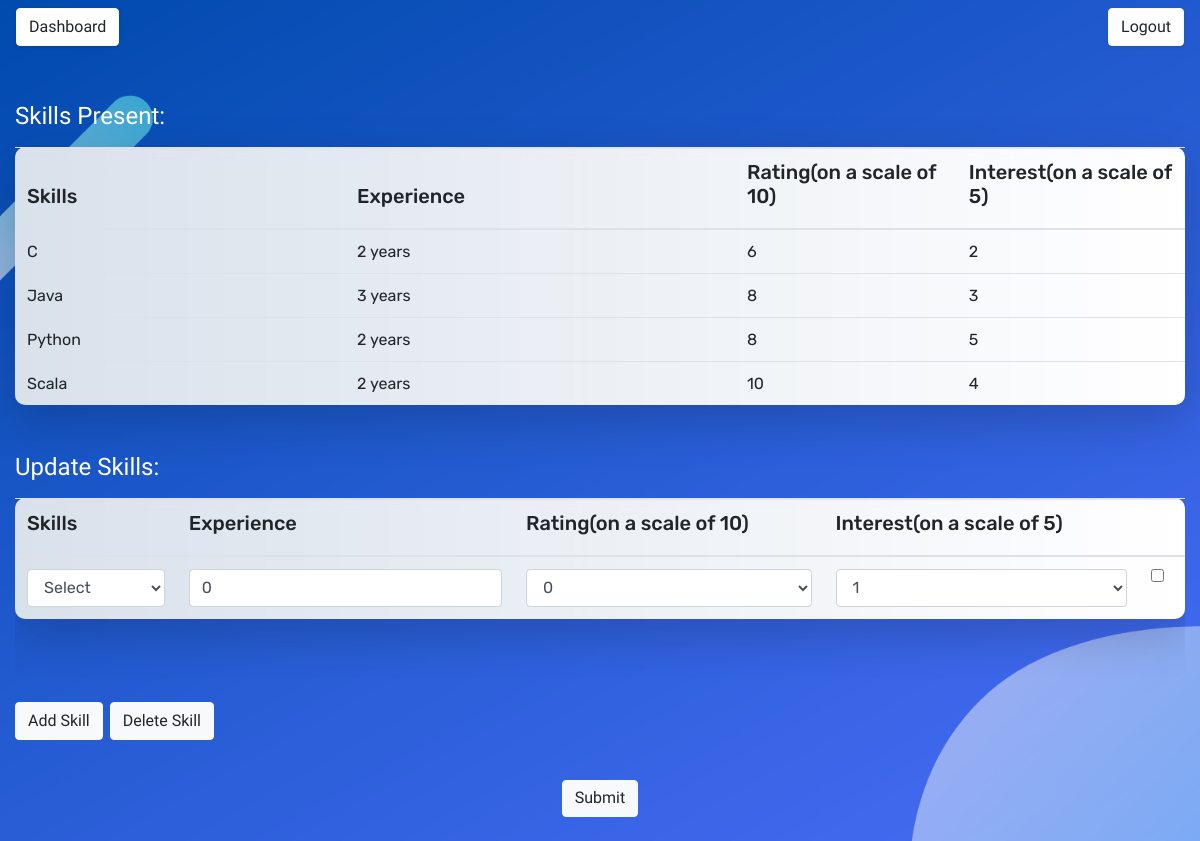
/update_skill (signed in), run on the app's committed database.
### app/models.py (models this page shows, shortened)
class Skills(db.Model):
    skill_id = db.Column(db.Integer, primary_key=True, autoincrement=True)
    employee_id = db.Column(db.String(24), db.ForeignKey('users.id'))
    skill = db.Column(db.String(24), index=True)
    skill_exp = db.Column(db.Integer, index=True)
    emp_rating = db.Column(db.Integer, index=True)
    manager_rating = db.Column(db.Integer, index=True)
    skill_interest = db.Column(db.Integer, index=True)
    timestamp = db.Column(db.DateTime, nullable=False, default=datetime.utcnow)
    def __repr__(self):
        return '<skill_id : {}><Employee ID : {}><skill : {}><exp : {}><emp_rating : {}><manager_rating : {} ' \
               '<timestamp : {}>'.format(self.skill_id, self.employee_id, self.skill, self.skill_exp, self.emp_rating,
                                         self.manager_rating, self.timestamp)

### app/routes.py (the view, shortened to what this page needs)
@app.route('/update_skill', methods=['GET', 'POST'])
def update_skill():
    x = db.session.query(db.func.max(Skills.skill_id)).group_by(Skills.skill, Skills.employee_id).filter(
        Skills.employee_id == current_user.id).all()
    sk = LookupTable.query.filter_by(field="skill").all()
    print(x)
    print(sk)
    skills = []
    for i in x:
        skills.append(Skills.query.filter_by(skill_id=i[0]).first())
    print(skills)
    if not current_user.is_authenticated:
        return redirect(url_for('login'))
    return render_template('update_skill.html', title='Update Skill', skills=skills, len=len(skills), s=sk)

### app/models.py (called while the page is built)
@login.user_loader
def load_user(id):
    return Users.query.get(id)

    def __repr__(self):
        return '<value : {}><field : {}>'.format(self.value, self.field)

### app/templates/update_skill.html (shortened to what this page needs)
{% extends "base.html" %}
{% block content %}
    <form action="" method="post" id="form" class="container-fluid">
        <label id="1" for="skillsTable"><h4>Skills Present:</h4></label>
        <table id="skillsTable" class="table table-hover shadow-lg p-4 mb-4 bg-white">
            <thead>
                <tr>
                  <th scope="col" style="width: 330px;"><h5>Skills</h5></th>
                  <th scope="col" style="width: 390px;"><h5>Experience</h5></th>
                  <th scope="col"><h5>Rating(on a scale of 10)</h5></th>
                  <th scope="col"><h5>Interest(on a scale of 5)</h5></th>
                </tr>
            </thead>
            <tbody>
            {% for i in range(0,len) %}
                <tr>
                    <td>
                        {{skills[i].skill}}
                    </td>
                    <td>
                        {% if skills[i].skill_exp == 1 %}
                        {{skills[i].skill_exp}} year
                        {% else %}
                        {{skills[i].skill_exp}} years
                        {% endif %}
                    </td>
                    <td>
                        {{skills[i].emp_rating}}
                    </td>
                    <td>
                        {{skills[i].skill_interest}}
                    </td>
                </tr>
            {% endfor %}
            </tbody>
        </table>
        <br>
        <label for="dataTable"><h4>Update Skills:</h4></label>
        <div style="height:180px;overflow:auto;">
            <table id="dataTable" class="table table-hover shadow-lg p-4 mb-4 bg-white">
            <thead>
                <tr>
                  <th scope="col"><h5>Skills</h5></th>
                  <th scope="col"><h5>Experience</h5></th>
                  <th scope="col"><h5>Rating(on a scale of 10)</h5></th>
                  <th scope="col"><h5>Interest(on a scale of 5)</h5></th>
                    <th scope="col"></th>
                </tr>
            </thead>
            <tbody>
                <tr>
                    <td>
                        <select class='form-control' id="skills" name="skills1">
                            <option value="Select" selected disabled>Select</option>
                        </select>
                    </td>
                    <td>
                        <input type="text" class="form-control" id="experience" name="experience1" value="0" required>
                    </td>
                    <td>
                        <select class="select form-control"  id="rating" name="rating1">
                            <option value="0" selected>0</option>
                        </select>
                    </td>
                    <td>
                        <select class="select form-control"  id="interest" name="interest1">
                            <option value="0" selected>1</option>
                        </select>
                    </td>
                    <td id="col_0_0"><input type="checkbox" name="chk1"></td>
                </tr>
            </tbody>
        </table>
        </div>
        <br>
        <input type="button" class="btn btn-light" value="Add Skill" onclick="addRow('dataTable')" style="margin-right:3px;font-family: Cairo">
        <input type="button" class="btn btn-light" value="Delete Skill" onclick="deleteRow('dataTable')" style="font-family: Cairo">
        <br><br>
    </form>
    <button style="margin-left:auto;margin-right:auto;display:block;padding-top: 5px;font-family: Cairo" type="submit" class="btn btn-light"  data-toggle="modal" data-target="#exampleModal">Submit</button>
    <br>
{% endblock %}

### app/templates/base.html (style rules this page uses)
body { background-size: cover; font-family: 'Cairo', sans-serif; }

### app/templates/update_skill.html (style rules this page uses)
body { background-image: url('static/res/update_skill1.png') ; font-family: 'Rubik', sans-serif; }
#dataTable { background-image: url("static/res/bg.jpg"); background-repeat: no-repeat; background-size: cover; border-radius: 10px; }
#skillsTable { background-image: url("static/res/bg.jpg"); background-repeat: no-repeat; background-size: cover; border-radius: 10px; }
label { color:white; font-family: 'QuickSand'; }

### data on the page
Skills: skill "C", skill_exp "2", emp_rating "6", skill_interest "2"
Skills: skill "Java", skill_exp "3", emp_rating "8", skill_interest "3"
Skills: skill "Python", skill_exp "2", emp_rating "8", skill_interest "5"
Skills: skill "Scala", skill_exp "2", emp_rating "10", skill_interest "4"
